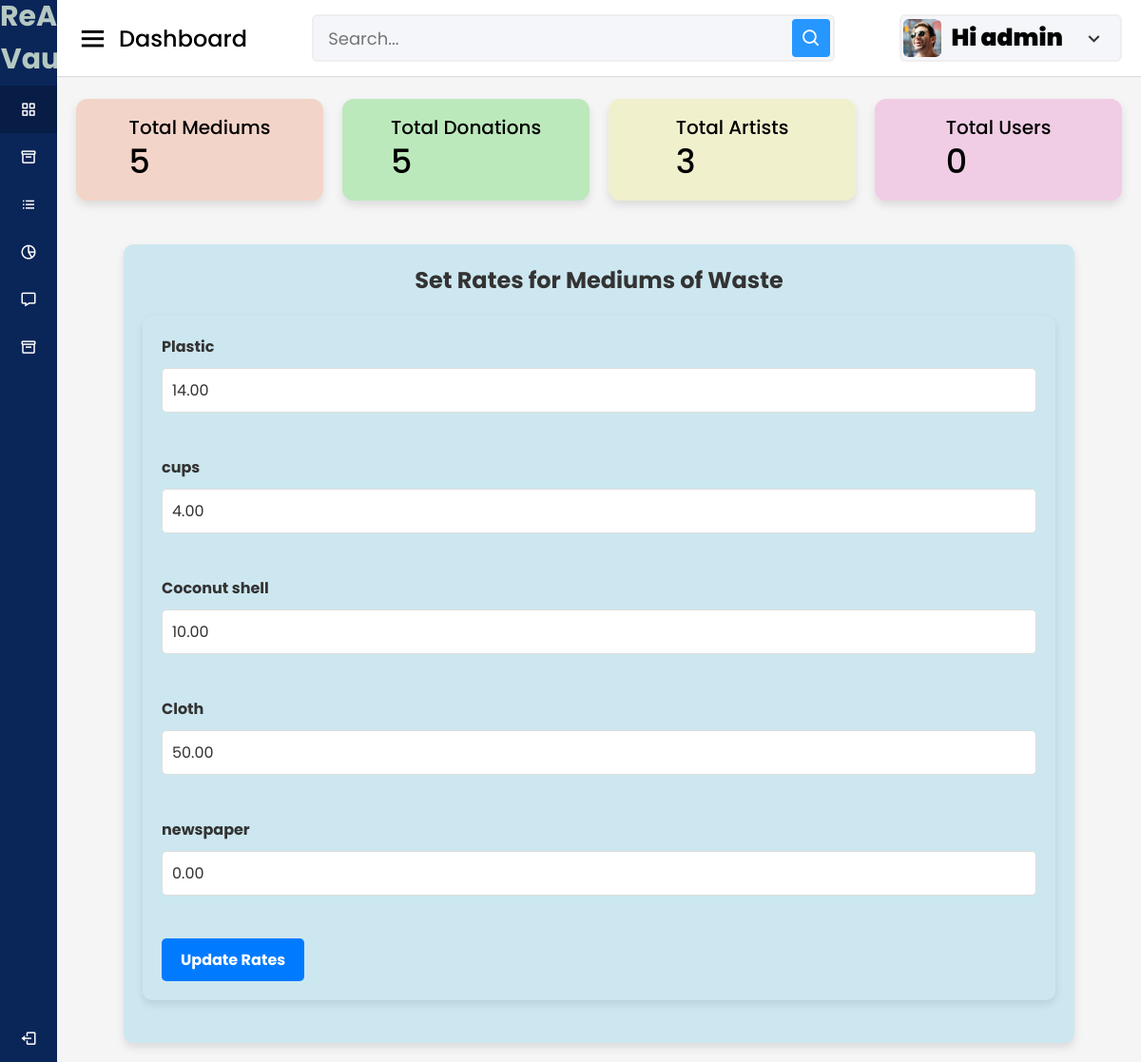
/adminclick/set_rates (signed in), run on an earlier commit of the app's database.
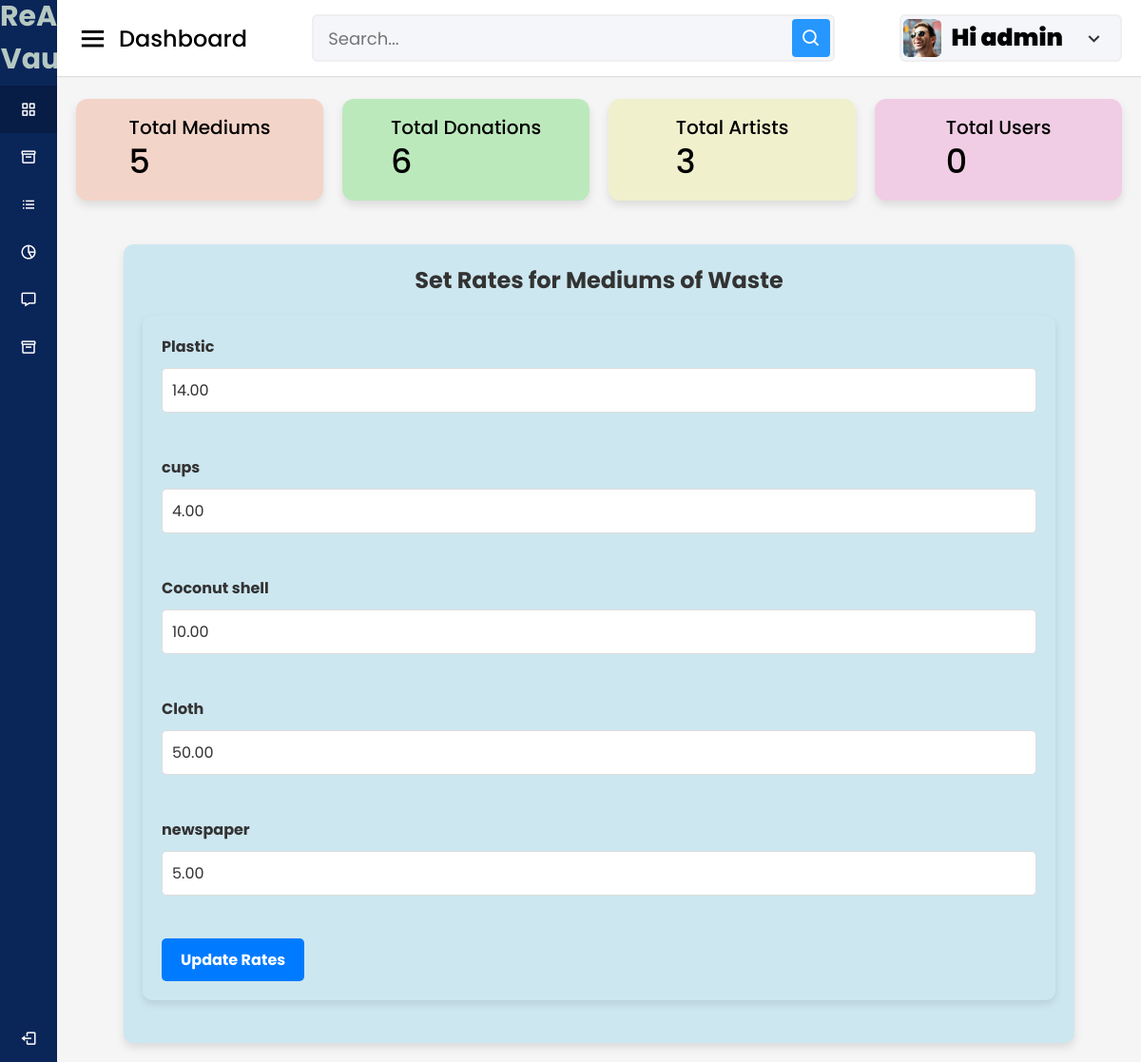
And on a later commit of the database.
### adminclick/models.py (models this page shows, shortened)
class MediumOfWaste(models.Model):
    name = models.CharField(max_length=255)
    description = models.TextField(blank=True, null=True)
    rate=models.DecimalField(max_digits=10,decimal_places=2,default=0.00)

### adminclick/views.py (the view, shortened to what this page needs)
# urls.py: path('set_rates', views.set_rates, name='set_rates'),
@login_required
@never_cache
def set_rates(request):
    adminclick=request.user.adminclick
    total_medium_of_waste=MediumOfWaste.objects.count()
    total_donations=Donation.objects.count()
    total_artists=Artist.objects.count()
    mediums=MediumOfWaste.objects.all()
    context={
        'mediums': mediums,
         'adminclick':adminclick,
            'total_medium_of_waste':total_medium_of_waste,
            'total_donations':total_donations,
            'total_artists':total_artists
    }
    return render(request,'admin/set_rates.html',context)

### category/context_processors.py (called while the page is built)
def menu_links(request):
    links = Category.objects.all()
    return dict(links=links)

### template/admin/set_rates.html (shortened to what the changed rows need)
{% load static %}
<!DOCTYPE html>
<html lang="en" dir="ltr">
<head>
  <link rel="stylesheet" href="{% static 'assets/css/styles.css' %}">
  <link href='https://unpkg.com/boxicons@2.0.7/css/boxicons.min.css' rel='stylesheet'>
</head>
<body>
  <section class="home-section">
<body>
  <div class="home-content">
    <div class="overview-boxes">
      <div class="box" style="background-color:rgb(188, 233, 188);">
        <div class="right-side">
          <div class="box-topic">Total Donations</div>
          <div class="number">{{total_donations}}</div>
        </div>
      </div>
    </div>
        <div class="sales-boxes">
          <div class="recent-sales box" style="background-color: rgb(205, 231, 240); padding: 20px; border-radius: 10px; width:1000px;">
    <div class="form-container">
      <form method="post">
        {% for medium in mediums %}
            <div class="form-group">
                <label for="rate_{{ medium.id }}">{{ medium.name }}</label>
                <input type="number" step="0.01" id="rate_{{ medium.id }}" name="rate_{{ medium.id }}"
                       class="form-control" value="{{ medium.rate }}"
                       oninput="validateRate({{ medium.id }})" required>
            </div>
            <br>
        {% endfor %}
    </form>
    </div>
  </body>
  </html>

What changed in the data, as far as the page shows it:
changed MediumOfWaste "newspaper": rate "0.00" → "5.00"
Also different on the page:
{{ total_donations }}: "5" → "6"
